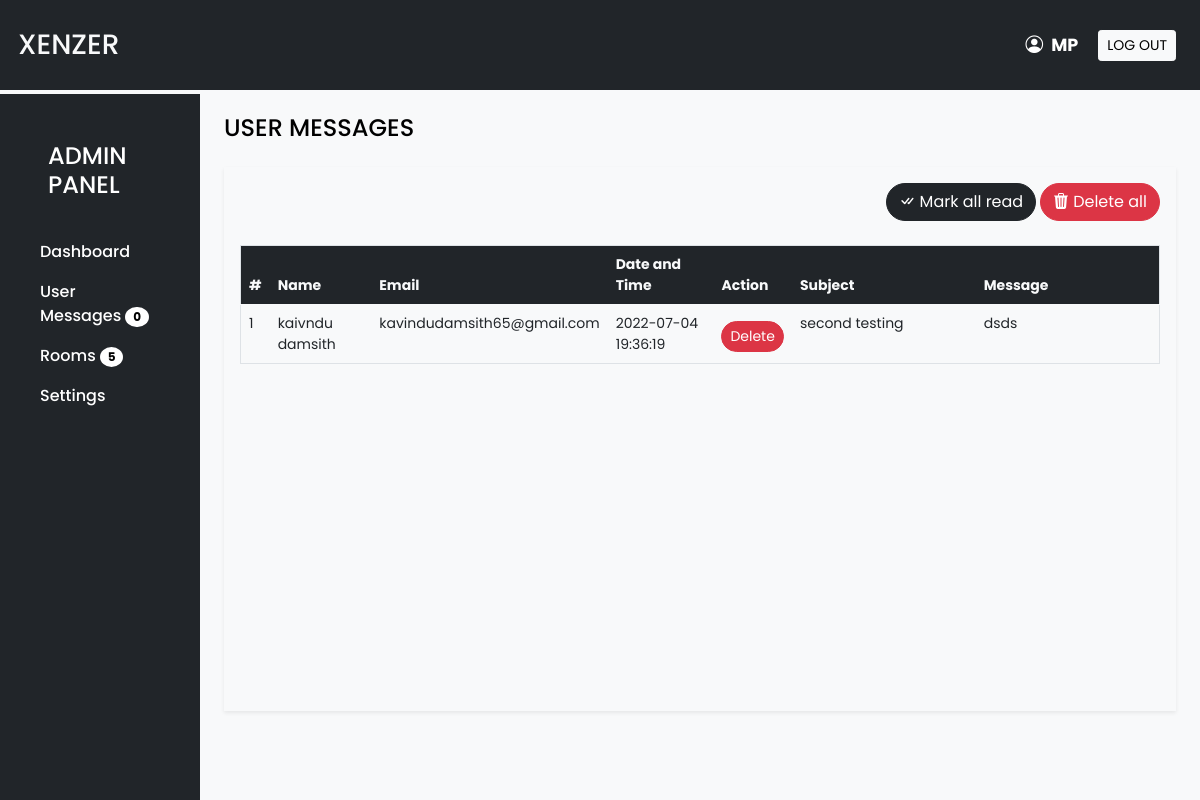
/admin/user-queries.php (signed in), run on the app's committed database.
### tables this page shows
CREATE TABLE `user_queries` (
  `date` timestamp NOT NULL DEFAULT current_timestamp() ON UPDATE current_timestamp(),
  `id` int(100) NOT NULL,
  `name` text NOT NULL,
  `email` text NOT NULL,
  `seen` int(11) NOT NULL DEFAULT 0,
  `subject` text NOT NULL,
  `message` text NOT NULL
);

### admin/user-queries.php (the view, shortened to what this page needs)
<!DOCTYPE html>
<html lang="en">
<head>
    <link rel="stylesheet" href="./CSS/Style.css">
    <?php
    require('Inc/links.php');
    ?>
</head>
<body class="bg-light">
    <?php
    require('Inc/header.php');
    ?>
    <div class="container-fluid" id="main-contain">
        <div class="row">
            <div class="col-lg-10 ms-auto p-4 overflow-hidden">
                <h4 class="mb-4">USER MESSAGES </h4>
                <div class="class border-0 shadow-sm mb-4">
                    <div class="card-body">
                        <div class="text-end mb-4">
                            <a href="?seen=all" class="btn btn-dark rounded-pill shadow-none btn-ark all reasm"><i class="bi bi-check-all"></i> Mark all read</a>
                            <a href="?del=all" class="btn btn-danger rounded-pill shadow-none btn-ark all reasm"><i class="bi bi-trash3-fill"></i> Delete all</a>
                        </div>
                        <div class="table-responsive-md" style="height: 450px; overflow-y: scroll">
                            <table class="table table-hover border">
                                <thead class="sticky-top">
                                    <tr class="bg-dark text-light">
                                        <th scope="col">#</th>
                                        <th scope="col">Name</th>
                                        <th scope="col">Email</th>
                                        <th scope="col">Date and Time</th>
                                        <th scope="col">Action</th>
                                        <th scope="col" width="20%">Subject</th>
                                        <th scope="col" width="20%">Message</th>
                                    </tr>
                                </thead>
                                <tbody>
                                    <?php
                                        $q = "SELECT * FROM user_queries";
                                        $data = mysqli_query($con,$q);
                                        $i=1;
                                        while($row = mysqli_fetch_assoc($data)){
                                            $seen='';
                                            if($row['seen']!=1){
                                                $seen = "<a href='?seen=$row[id]' class='btn btn-sm rounded-pill btn-primary'>Mark as read</a>";
                                            }
                                           else{
                                            $seen.="<a href='?del=$row[id]' class='btn btn-sm rounded-pill btn-danger mt-2'>Delete</a>";
                                           }
                                            echo"
                                                <tr>
                                                    <td>$i</td>
                                                    <td>$row[name]</td>
                                                    <td>$row[email]</td>
                                                    <td>$row[date]</td>
                                                    <td><span style='width:120px'>$seen</span></td>
                                                    <td>$row[subject]</td>
                                                    <td>$row[message]</td>
                                                </tr>
                                            ";
                                            $i++;
                                        }
                                    ?>
                                </tbody>
                            </table>
                        </div>
                    </div>
                </div>
            </div>
        </div>
</body>
</html>

### admin/CSS/Style.css (style rules this page uses)
* { font-family: "Lato", sans-serif; font-family: "Poppins", sans-serif; margin: 0; padding: 0; box-sizing: border-box; list-style: none; text-decoration: none; scroll-padding-top: 2rem; scroll-behavior: smooth; }
html, body { position: relative; height: 100%; }
body { background: #eee; font-family: Helvetica Neue, Helvetica, Arial, sans-serif; font-size: 14px; color: #000; margin: 0; padding: 0; }

### admin/CSS/dbdstyle.css (style rules this page uses)
i { border-radius: 8px; }

### data on the page
user_queries: name "kaivndu damsith", email "kavindudamsith65@gmail.com", date "2022-07-04 19:36:19", subject "second testing", message "dsds"

### other printed values
$unReadMessages "0"
$roomCount "5"
